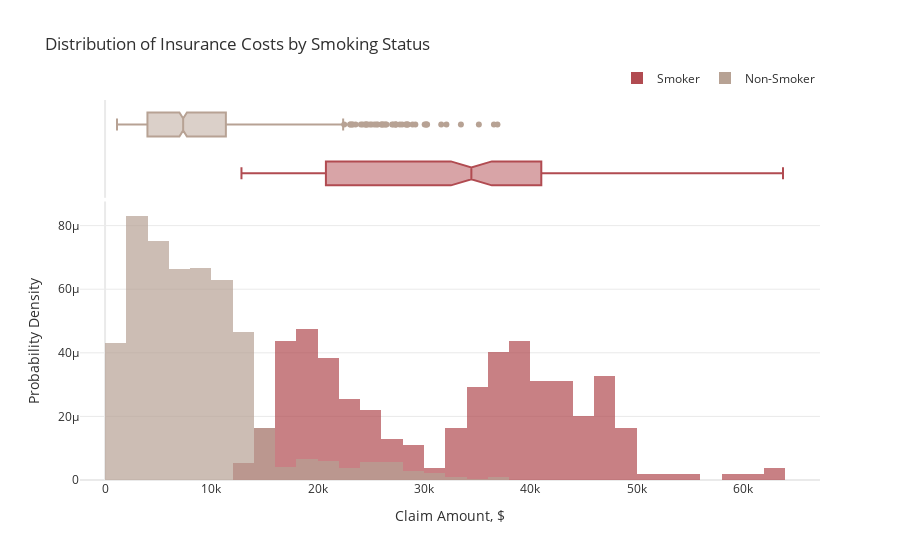

The notebook cell saved with this chart:
### Markdown cell above
For each region, the boxplots show that the claim amounts are positively skewed with several very large outliers. Insurance charges are most variable for the Southeast region, which contains the highest claim at over \\$63k as well as the smallest claim at just over \\$1.1k. Meanwhile, the Northeast region has the highest median cost, but seeing as the median notches of all the boxplots overlap, we know the median claim amounts are not likely to be significantly different.

### Code cell
fig=px.histogram(ins, x='charges', color='smoker', opacity=0.7, barmode='overlay',
                 histnorm='probability density', marginal='box', 
                 title="Distribution of Insurance Costs by Smoking Status",
                 color_discrete_sequence=['#B14B51','#B7A294']) 
fig.update_layout(font_color="#303030", xaxis_title='Claim Amount, $',
                  yaxis=dict(title='Probability Density', gridcolor='#EAEAEA', zerolinecolor='#EAEAEA'),
                  legend=dict(orientation="h", yanchor="bottom", y=1.02, xanchor="right", x=1, title=""))
fig.update_xaxes(showgrid=False, zerolinecolor='#EAEAEA')
fig.show()

### Figure 1 — Plotly figure (JSON) as saved in the notebook; plotly's stock layout.template omitted (floating-point values rounded to 4 significant figures; data arrays with more than 128 entries replaced by an {"elided": "..."} marker saying what was removed)
{"data": [{"alignmentgroup": "True", "bingroup": "x", "histnorm": "probability density", "hovertemplate": "smoker=Smoker<br>charges=%{x}<br>probability density=%{y}<extra></extra>", "legendgroup": "Smoker", "marker": {"color": "#B14B51", "opacity": 0.7, "pattern": {"shape": ""}}, "name": "Smoker", "offsetgroup": "Smoker", "orientation": "v", "showlegend": true, "type": "histogram", "x": {"elided": "274 float values"}, "xaxis": "x", "yaxis": "y"}, {"alignmentgroup": "True", "hovertemplate": "smoker=Smoker<br>charges=%{x}<extra></extra>", "legendgroup": "Smoker", "marker": {"color": "#B14B51"}, "name": "Smoker", "notched": true, "offsetgroup": "Smoker", "showlegend": false, "type": "box", "x": {"elided": "274 float values"}, "xaxis": "x2", "yaxis": "y2"}, {"alignmentgroup": "True", "bingroup": "x", "histnorm": "probability density", "hovertemplate": "smoker=Non-Smoker<br>charges=%{x}<br>probability density=%{y}<extra></extra>", "legendgroup": "Non-Smoker", "marker": {"color": "#B7A294", "opacity": 0.7, "pattern": {"shape": ""}}, "name": "Non-Smoker", "offsetgroup": "Non-Smoker", "orientation": "v", "showlegend": true, "type": "histogram", "x": {"elided": "1064 float values"}, "xaxis": "x", "yaxis": "y"}, {"alignmentgroup": "True", "hovertemplate": "smoker=Non-Smoker<br>charges=%{x}<extra></extra>", "legendgroup": "Non-Smoker", "marker": {"color": "#B7A294"}, "name": "Non-Smoker", "notched": true, "offsetgroup": "Non-Smoker", "showlegend": false, "type": "box", "x": {"elided": "1064 float values"}, "xaxis": "x2", "yaxis": "y2"}], "layout": {"autosize": true, "barmode": "overlay", "font": {"color": "#303030"}, "legend": {"orientation": "h", "title": {"text": ""}, "tracegroupgap": 0, "x": 1, "xanchor": "right", "y": 1.02, "yanchor": "bottom"}, "title": {"text": "Distribution of Insurance Costs by Smoking Status"}, "xaxis": {"anchor": "y", "autorange": true, "domain": [0, 1], "range": [-2359.0, 67250.0], "showgrid": false, "title": {"text": "Claim Amount, $"}, "type": "linear", "zerolinecolor": "#EAEAEA"}, "xaxis2": {"anchor": "y2", "autorange": true, "domain": [0, 1], "matches": "x", "range": [-2359.0, 67250.0], "showgrid": false, "showticklabels": false, "type": "linear", "zerolinecolor": "#EAEAEA"}, "yaxis": {"anchor": "x", "autorange": true, "domain": [0, 0.7326], "gridcolor": "#EAEAEA", "range": [0, 8.755e-05], "title": {"text": "Probability Density"}, "zerolinecolor": "#EAEAEA"}, "yaxis2": {"anchor": "x2", "autorange": true, "domain": [0.7426, 1], "matches": "y2", "range": [-0.5, 1.5], "showgrid": false, "showline": false, "showticklabels": false, "ticks": "", "type": "category"}}}
